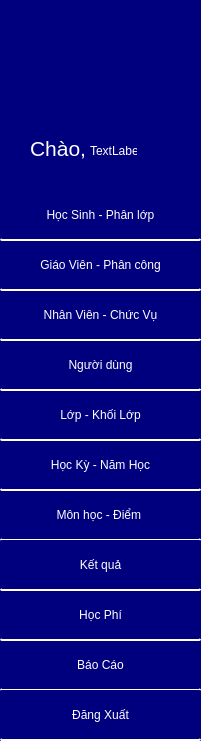
   <widget class="QWidget" name="widget" native="true">
    <property name="geometry">
     <rect>
      <x>0</x>
      <y>0</y>
      <width>201</width>
      <height>741</height>
     </rect>
    </property>
    <widget class="QLabel" name="label">
     <property name="geometry">
      <rect>
       <x>0</x>
       <y>0</y>
       <width>201</width>
       <height>741</height>
      </rect>
     </property>
     <property name="styleSheet">
      <string notr="true">background-color: rgb(0, 0, 127);</string>
     </property>
     <property name="text">
      <string/>
     </property>
    </widget>
    <widget class="QLabel" name="label_15">
     <property name="geometry">
      <rect>
       <x>30</x>
       <y>138</y>
       <width>61</width>
       <height>21</height>
      </rect>
     </property>
     <property name="font">
      <font>
       <family>Tahoma</family>
       <pointsize>16</pointsize>
      </font>
     </property>
     <property name="styleSheet">
      <string notr="true">QLabel{
background-color: rgb(0, 0, 127);
color:white;
}</string>
     </property>
     <property name="text">
      <string>Chào,</string>
     </property>
    </widget>
    <widget class="QLabel" name="label_16">
     <property name="geometry">
      <rect>
       <x>90</x>
       <y>140</y>
       <width>47</width>
       <height>21</height>
      </rect>
     </property>
     <property name="styleSheet">
      <string notr="true">QLabel{
background-color: rgb(0, 0, 127);
color:white;
}</string>
     </property>
     <property name="text">
      <string>TextLabel</string>
     </property>
    </widget>
    <widget class="QPushButton" name="pushButton_11">
     <property name="geometry">
      <rect>
       <x>0</x>
       <y>640</y>
       <width>201</width>
       <height>51</height>
      </rect>
     </property>
     <property name="styleSheet">
      <string notr="true">QPushButton{
color: white;
	background-color: rgb(0, 0, 127);
	border-left: 2px white rgb(255, 255, 255);
	border-radius:2px;
border-bottom:2px solid white;
	font: 16pt &quot;Tahoma&quot;;
}
QPushButton:hover{
color:Black;
border-bottom:1px solid black;
background-color:white;
}</string>
     </property>
     <property name="text">
      <string>Báo Cáo</string>
     </property>
    </widget>
    <widget class="QPushButton" name="btnHocPhi">
     <property name="geometry">
      <rect>
       <x>0</x>
       <y>590</y>
       <width>201</width>
       <height>51</height>
      </rect>
     </property>
     <property name="styleSheet">
      <string notr="true">QPushButton{
color: white;
	background-color: rgb(0, 0, 127);
	border-left: 2px white rgb(255, 255, 255);
	border-radius:2px;
border-bottom:2px solid white;
	font: 16pt &quot;Tahoma&quot;;
}
QPushButton:hover{
color:Black;
border-bottom:1px solid black;
background-color:white;
}</string>
     </property>
     <property name="text">
      <string>Học Phí</string>
     </property>
    </widget>
    <widget class="QPushButton" name="btnMonHoc">
     <property name="geometry">
      <rect>
       <x>0</x>
       <y>490</y>
       <width>201</width>
       <height>51</height>
      </rect>
     </property>
     <property name="styleSheet">
      <string notr="true">QPushButton{
color: white;
	background-color: rgb(0, 0, 127);
	border-left: 2px white rgb(255, 255, 255);
	border-radius:2px;
border-bottom:2px solid white;
	font: 16pt &quot;Tahoma&quot;;
}
QPushButton:hover{
color:Black;
border-bottom:1px solid black;
background-color:white;
}</string>
     </property>
     <property name="text">
      <string>Môn học - Điểm </string>
     </property>
    </widget>
    <widget class="QPushButton" name="btnHKNH">
     <property name="geometry">
      <rect>
       <x>0</x>
       <y>440</y>
       <width>201</width>
       <height>51</height>
      </rect>
     </property>
     <property name="styleSheet">
      <string notr="true">QPushButton{
color: white;
	background-color: rgb(0, 0, 127);
	border-left: 2px white rgb(255, 255, 255);
	border-radius:2px;
border-bottom:2px solid white;
	font: 16pt &quot;Tahoma&quot;;
}
QPushButton:hover{
color:Black;
border-bottom:1px solid black;
background-color:white;
}</string>
     </property>
     <property name="text">
      <string>Học Kỳ - Năm Học</string>
     </property>
    </widget>
    <widget class="QPushButton" name="btnLop">
     <property name="geometry">
      <rect>
       <x>0</x>
       <y>390</y>
       <width>201</width>
       <height>51</height>
      </rect>
     </property>
     <property name="styleSheet">
      <string notr="true">QPushButton{
color: white;
	background-color: rgb(0, 0, 127);
	border-left: 2px white rgb(255, 255, 255);
	border-radius:2px;
border-bottom:2px solid white;
	font: 16pt &quot;Tahoma&quot;;
}
QPushButton:hover{
color:Black;
border-bottom:1px solid black;
background-color:white;
}</string>
     </property>
     <property name="text">
      <string>Lớp - Khối Lớp</string>
     </property>
    </widget>
    <widget class="QPushButton" name="btnQuyen">
     <property name="geometry">
      <rect>
       <x>0</x>
       <y>340</y>
       <width>201</width>
       <height>51</height>
      </rect>
     </property>
     <property name="styleSheet">
      <string notr="true">QPushButton{
color: white;
	background-color: rgb(0, 0, 127);
	border-left: 2px white rgb(255, 255, 255);
	border-radius:2px;
border-bottom:2px solid white;
	font: 16pt &quot;Tahoma&quot;;
}
QPushButton:hover{
color:Black;
border-bottom:1px solid black;
background-color:white;
}</string>
     </property>
     <property name="text">
      <string>Người dùng</string>
     </property>
    </widget>
    <widget class="QPushButton" name="btnNhanVien">
     <property name="geometry">
      <rect>
       <x>0</x>
       <y>290</y>
       <width>201</width>
       <height>51</height>
      </rect>
     </property>
     <property name="styleSheet">
      <string notr="true">QPushButton{
color: white;
	background-color: rgb(0, 0, 127);
	border-left: 2px white rgb(255, 255, 255);
	border-radius:2px;
border-bottom:2px solid white;
	font: 16pt &quot;Tahoma&quot;;
}
QPushButton:hover{
color:Black;
border-bottom:1px solid black;
background-color:white;
}</string>
     </property>
     <property name="text">
      <string>Nhân Viên - Chức Vụ</string>
     </property>
    </widget>
    <widget class="QPushButton" name="btnGiaoVien">
     <property name="geometry">
      <rect>
       <x>0</x>
       <y>240</y>
       <width>201</width>
       <height>51</height>
      </rect>
     </property>
     <property name="styleSheet">
      <string notr="true">QPushButton{
color: white;
	background-color: rgb(0, 0, 127);
	border-left: 2px white rgb(255, 255, 255);
	border-radius:2px;
border-bottom:2px solid white;
	font: 15pt &quot;Tahoma&quot;;
}
QPushButton:hover{
color:Black;
border-bottom:1px solid black;
background-color:white;
}</string>
     </property>
     <property name="text">
      <string>Giáo Viên - Phân công</string>
     </property>
    </widget>
    <widget class="QPushButton" name="btnHocSinh">
     <property name="geometry">
      <rect>
       <x>0</x>
       <y>190</y>
       <width>201</width>
       <height>51</height>
      </rect>
     </property>
     <property name="styleSheet">
      <string notr="true">QPushButton{
color: white;
	background-color: rgb(0, 0, 127);
	border-left: 2px white rgb(255, 255, 255);
	border-radius:2px;
border-bottom:2px solid white;
	font: 16pt &quot;Tahoma&quot;;
}
QPushButton:hover{
color:Black;
border-bottom:1px solid black;
background-color:white;
}</string>
     </property>
     <property name="text">
      <string>Học Sinh - Phân lớp</string>
     </property>
    </widget>
    <widget class="QPushButton" name="btnDangXuat">
     <property name="geometry">
      <rect>
       <x>0</x>
       <y>690</y>
       <width>201</width>
       <height>51</height>
      </rect>
     </property>
     <property name="styleSheet">
      <string notr="true">QPushButton{
color: white;
	background-color: rgb(0, 0, 127);
	border-left: 2px white rgb(255, 255, 255);
	border-radius:2px;
border-bottom:2px solid white;
	font: 16pt &quot;Tahoma&quot;;
}
QPushButton:hover{
color:Black;
border-bottom:1px solid black;
background-color:white;
}</string>
     </property>
     <property name="text">
      <string>Đăng Xuất</string>
     </property>
    </widget>
    <widget class="QPushButton" name="btnKetQua">
     <property name="geometry">
      <rect>
       <x>0</x>
       <y>540</y>
       <width>201</width>
       <height>51</height>
      </rect>
     </property>
     <property name="styleSheet">
      <string notr="true">QPushButton{
color: white;
	background-color: rgb(0, 0, 127);
	border-left: 2px white rgb(255, 255, 255);
	border-radius:2px;
border-bottom:2px solid white;
	font: 16pt &quot;Tahoma&quot;;
}
QPushButton:hover{
color:Black;
border-bottom:1px solid black;
background-color:white;
}</string>
     </property>
     <property name="text">
      <string>Kết quả</string>
     </property>
    </widget>
   </widget>
